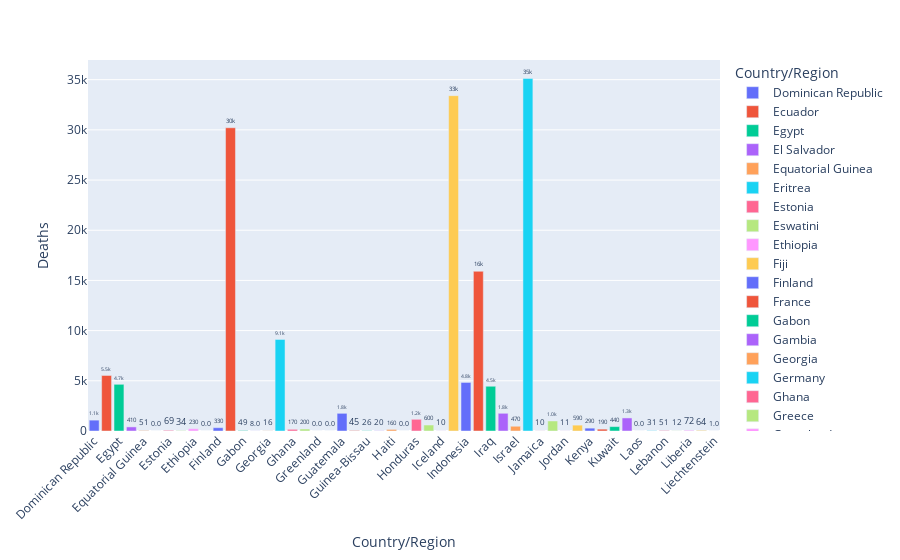

Here is the notebook cell this chart was saved with:
### Markdown cell above
Deaths from next 50 countries

### Code cell
fig1 = px.bar(country_wise[50:101], y='Deaths', x='Country/Region', text='Deaths', color='Country/Region')

# Put bar total value above bars with 2 values of precision
fig1.update_traces(texttemplate='%{text:.2s}', textposition='outside')

# Set fontsize and uniformtext_mode='hide' says to hide the text if it won't fit
fig1.update_layout(uniformtext_minsize=8)

# Rotate labels 45 degrees
fig1.update_layout(xaxis_tickangle=-45)

fig1

### Figure 1 — Plotly figure (JSON) as saved in the notebook; plotly's stock layout.template omitted (floating-point values rounded to 4 significant figures)
{"data": [{"alignmentgroup": "True", "hovertemplate": "Country/Region=%{x}<br>Deaths=%{text}<extra></extra>", "legendgroup": "Dominican Republic", "marker": {"color": "#636efa", "pattern": {"shape": ""}}, "name": "Dominican Republic", "offsetgroup": "Dominican Republic", "orientation": "v", "showlegend": true, "text": [1083], "textposition": "outside", "texttemplate": "%{text:.2s}", "type": "bar", "x": ["Dominican Republic"], "xaxis": "x", "y": [1083], "yaxis": "y"}, {"alignmentgroup": "True", "hovertemplate": "Country/Region=%{x}<br>Deaths=%{text}<extra></extra>", "legendgroup": "Ecuador", "marker": {"color": "#EF553B", "pattern": {"shape": ""}}, "name": "Ecuador", "offsetgroup": "Ecuador", "orientation": "v", "showlegend": true, "text": [5532], "textposition": "outside", "texttemplate": "%{text:.2s}", "type": "bar", "x": ["Ecuador"], "xaxis": "x", "y": [5532], "yaxis": "y"}, {"alignmentgroup": "True", "hovertemplate": "Country/Region=%{x}<br>Deaths=%{text}<extra></extra>", "legendgroup": "Egypt", "marker": {"color": "#00cc96", "pattern": {"shape": ""}}, "name": "Egypt", "offsetgroup": "Egypt", "orientation": "v", "showlegend": true, "text": [4652], "textposition": "outside", "texttemplate": "%{text:.2s}", "type": "bar", "x": ["Egypt"], "xaxis": "x", "y": [4652], "yaxis": "y"}, {"alignmentgroup": "True", "hovertemplate": "Country/Region=%{x}<br>Deaths=%{text}<extra></extra>", "legendgroup": "El Salvador", "marker": {"color": "#ab63fa", "pattern": {"shape": ""}}, "name": "El Salvador", "offsetgroup": "El Salvador", "orientation": "v", "showlegend": true, "text": [408], "textposition": "outside", "texttemplate": "%{text:.2s}", "type": "bar", "x": ["El Salvador"], "xaxis": "x", "y": [408], "yaxis": "y"}, {"alignmentgroup": "True", "hovertemplate": "Country/Region=%{x}<br>Deaths=%{text}<extra></extra>", "legendgroup": "Equatorial Guinea", "marker": {"color": "#FFA15A", "pattern": {"shape": ""}}, "name": "Equatorial Guinea", "offsetgroup": "Equatorial Guinea", "orientation": "v", "showlegend": true, "text": [51], "textposition": "outside", "texttemplate": "%{text:.2s}", "type": "bar", "x": ["Equatorial Guinea"], "xaxis": "x", "y": [51], "yaxis": "y"}, {"alignmentgroup": "True", "hovertemplate": "Country/Region=%{x}<br>Deaths=%{text}<extra></extra>", "legendgroup": "Eritrea", "marker": {"color": "#19d3f3", "pattern": {"shape": ""}}, "name": "Eritrea", "offsetgroup": "Eritrea", "orientation": "v", "showlegend": true, "text": [0], "textposition": "outside", "texttemplate": "%{text:.2s}", "type": "bar", "x": ["Eritrea"], "xaxis": "x", "y": [0], "yaxis": "y"}, {"alignmentgroup": "True", "hovertemplate": "Country/Region=%{x}<br>Deaths=%{text}<extra></extra>", "legendgroup": "Estonia", "marker": {"color": "#FF6692", "pattern": {"shape": ""}}, "name": "Estonia", "offsetgroup": "Estonia", "orientation": "v", "showlegend": true, "text": [69], "textposition": "outside", "texttemplate": "%{text:.2s}", "type": "bar", "x": ["Estonia"], "xaxis": "x", "y": [69], "yaxis": "y"}, {"alignmentgroup": "True", "hovertemplate": "Country/Region=%{x}<br>Deaths=%{text}<extra></extra>", "legendgroup": "Eswatini", "marker": {"color": "#B6E880", "pattern": {"shape": ""}}, "name": "Eswatini", "offsetgroup": "Eswatini", "orientation": "v", "showlegend": true, "text": [34], "textposition": "outside", "texttemplate": "%{text:.2s}", "type": "bar", "x": ["Eswatini"], "xaxis": "x", "y": [34], "yaxis": "y"}, {"alignmentgroup": "True", "hovertemplate": "Country/Region=%{x}<br>Deaths=%{text}<extra></extra>", "legendgroup": "Ethiopia", "marker": {"color": "#FF97FF", "pattern": {"shape": ""}}, "name": "Ethiopia", "offsetgroup": "Ethiopia", "orientation": "v", "showlegend": true, "text": [228], "textposition": "outside", "texttemplate": "%{text:.2s}", "type": "bar", "x": ["Ethiopia"], "xaxis": "x", "y": [228], "yaxis": "y"}, {"alignmentgroup": "True", "hovertemplate": "Country/Region=%{x}<br>Deaths=%{text}<extra></extra>", "legendgroup": "Fiji", "marker": {"color": "#FECB52", "pattern": {"shape": ""}}, "name": "Fiji", "offsetgroup": "Fiji", "orientation": "v", "showlegend": true, "text": [0], "textposition": "outside", "texttemplate": "%{text:.2s}", "type": "bar", "x": ["Fiji"], "xaxis": "x", "y": [0], "yaxis": "y"}, {"alignmentgroup": "True", "hovertemplate": "Country/Region=%{x}<br>Deaths=%{text}<extra></extra>", "legendgroup": "Finland", "marker": {"color": "#636efa", "pattern": {"shape": ""}}, "name": "Finland", "offsetgroup": "Finland", "orientation": "v", "showlegend": true, "text": [329], "textposition": "outside", "texttemplate": "%{text:.2s}", "type": "bar", "x": ["Finland"], "xaxis": "x", "y": [329], "yaxis": "y"}, {"alignmentgroup": "True", "hovertemplate": "Country/Region=%{x}<br>Deaths=%{text}<extra></extra>", "legendgroup": "France", "marker": {"color": "#EF553B", "pattern": {"shape": ""}}, "name": "France", "offsetgroup": "France", "orientation": "v", "showlegend": true, "text": [30212], "textposition": "outside", "texttemplate": "%{text:.2s}", "type": "bar", "x": ["France"], "xaxis": "x", "y": [30212], "yaxis": "y"}, {"alignmentgroup": "True", "hovertemplate": "Country/Region=%{x}<br>Deaths=%{text}<extra></extra>", "legendgroup": "Gabon", "marker": {"color": "#00cc96", "pattern": {"shape": ""}}, "name": "Gabon", "offsetgroup": "Gabon", "orientation": "v", "showlegend": true, "text": [49], "textposition": "outside", "texttemplate": "%{text:.2s}", "type": "bar", "x": ["Gabon"], "xaxis": "x", "y": [49], "yaxis": "y"}, {"alignmentgroup": "True", "hovertemplate": "Country/Region=%{x}<br>Deaths=%{text}<extra></extra>", "legendgroup": "Gambia", "marker": {"color": "#ab63fa", "pattern": {"shape": ""}}, "name": "Gambia", "offsetgroup": "Gambia", "orientation": "v", "showlegend": true, "text": [8], "textposition": "outside", "texttemplate": "%{text:.2s}", "type": "bar", "x": ["Gambia"], "xaxis": "x", "y": [8], "yaxis": "y"}, {"alignmentgroup": "True", "hovertemplate": "Country/Region=%{x}<br>Deaths=%{text}<extra></extra>", "legendgroup": "Georgia", "marker": {"color": "#FFA15A", "pattern": {"shape": ""}}, "name": "Georgia", "offsetgroup": "Georgia", "orientation": "v", "showlegend": true, "text": [16], "textposition": "outside", "texttemplate": "%{text:.2s}", "type": "bar", "x": ["Georgia"], "xaxis": "x", "y": [16], "yaxis": "y"}, {"alignmentgroup": "True", "hovertemplate": "Country/Region=%{x}<br>Deaths=%{text}<extra></extra>", "legendgroup": "Germany", "marker": {"color": "#19d3f3", "pattern": {"shape": ""}}, "name": "Germany", "offsetgroup": "Germany", "orientation": "v", "showlegend": true, "text": [9125], "textposition": "outside", "texttemplate": "%{text:.2s}", "type": "bar", "x": ["Germany"], "xaxis": "x", "y": [9125], "yaxis": "y"}, {"alignmentgroup": "True", "hovertemplate": "Country/Region=%{x}<br>Deaths=%{text}<extra></extra>", "legendgroup": "Ghana", "marker": {"color": "#FF6692", "pattern": {"shape": ""}}, "name": "Ghana", "offsetgroup": "Ghana", "orientation": "v", "showlegend": true, "text": [168], "textposition": "outside", "texttemplate": "%{text:.2s}", "type": "bar", "x": ["Ghana"], "xaxis": "x", "y": [168], "yaxis": "y"}, {"alignmentgroup": "True", "hovertemplate": "Country/Region=%{x}<br>Deaths=%{text}<extra></extra>", "legendgroup": "Greece", "marker": {"color": "#B6E880", "pattern": {"shape": ""}}, "name": "Greece", "offsetgroup": "Greece", "orientation": "v", "showlegend": true, "text": [202], "textposition": "outside", "texttemplate": "%{text:.2s}", "type": "bar", "x": ["Greece"], "xaxis": "x", "y": [202], "yaxis": "y"}, {"alignmentgroup": "True", "hovertemplate": "Country/Region=%{x}<br>Deaths=%{text}<extra></extra>", "legendgroup": "Greenland", "marker": {"color": "#FF97FF", "pattern": {"shape": ""}}, "name": "Greenland", "offsetgroup": "Greenland", "orientation": "v", "showlegend": true, "text": [0], "textposition": "outside", "texttemplate": "%{text:.2s}", "type": "bar", "x": ["Greenland"], "xaxis": "x", "y": [0], "yaxis": "y"}, {"alignmentgroup": "True", "hovertemplate": "Country/Region=%{x}<br>Deaths=%{text}<extra></extra>", "legendgroup": "Grenada", "marker": {"color": "#FECB52", "pattern": {"shape": ""}}, "name": "Grenada", "offsetgroup": "Grenada", "orientation": "v", "showlegend": true, "text": [0], "textposition": "outside", "texttemplate": "%{text:.2s}", "type": "bar", "x": ["Grenada"], "xaxis": "x", "y": [0], "yaxis": "y"}, {"alignmentgroup": "True", "hovertemplate": "Country/Region=%{x}<br>Deaths=%{text}<extra></extra>", "legendgroup": "Guatemala", "marker": {"color": "#636efa", "pattern": {"shape": ""}}, "name": "Guatemala", "offsetgroup": "Guatemala", "orientation": "v", "showlegend": true, "text": [1761], "textposition": "outside", "texttemplate": "%{text:.2s}", "type": "bar", "x": ["Guatemala"], "xaxis": "x", "y": [1761], "yaxis": "y"}, {"alignmentgroup": "True", "hovertemplate": "Country/Region=%{x}<br>Deaths=%{text}<extra></extra>", "legendgroup": "Guinea", "marker": {"color": "#EF553B", "pattern": {"shape": ""}}, "name": "Guinea", "offsetgroup": "Guinea", "orientation": "v", "showlegend": true, "text": [45], "textposition": "outside", "texttemplate": "%{text:.2s}", "type": "bar", "x": ["Guinea"], "xaxis": "x", "y": [45], "yaxis": "y"}, {"alignmentgroup": "True", "hovertemplate": "Country/Region=%{x}<br>Deaths=%{text}<extra></extra>", "legendgroup": "Guinea-Bissau", "marker": {"color": "#00cc96", "pattern": {"shape": ""}}, "name": "Guinea-Bissau", "offsetgroup": "Guinea-Bissau", "orientation": "v", "showlegend": true, "text": [26], "textposition": "outside", "texttemplate": "%{text:.2s}", "type": "bar", "x": ["Guinea-Bissau"], "xaxis": "x", "y": [26], "yaxis": "y"}, {"alignmentgroup": "True", "hovertemplate": "Country/Region=%{x}<br>Deaths=%{text}<extra></extra>", "legendgroup": "Guyana", "marker": {"color": "#ab63fa", "pattern": {"shape": ""}}, "name": "Guyana", "offsetgroup": "Guyana", "orientation": "v", "showlegend": true, "text": [20], "textposition": "outside", "texttemplate": "%{text:.2s}", "type": "bar", "x": ["Guyana"], "xaxis": "x", "y": [20], "yaxis": "y"}, {"alignmentgroup": "True", "hovertemplate": "Country/Region=%{x}<br>Deaths=%{text}<extra></extra>", "legendgroup": "Haiti", "marker": {"color": "#FFA15A", "pattern": {"shape": ""}}, "name": "Haiti", "offsetgroup": "Haiti", "orientation": "v", "showlegend": true, "text": [158], "textposition": "outside", "texttemplate": "%{text:.2s}", "type": "bar", "x": ["Haiti"], "xaxis": "x", "y": [158], "yaxis": "y"}, {"alignmentgroup": "True", "hovertemplate": "Country/Region=%{x}<br>Deaths=%{text}<extra></extra>", "legendgroup": "Holy See", "marker": {"color": "#19d3f3", "pattern": {"shape": ""}}, "name": "Holy See", "offsetgroup": "Holy See", "orientation": "v", "showlegend": true, "text": [0], "textposition": "outside", "texttemplate": "%{text:.2s}", "type": "bar", "x": ["Holy See"], "xaxis": "x", "y": [0], "yaxis": "y"}, {"alignmentgroup": "True", "hovertemplate": "Country/Region=%{x}<br>Deaths=%{text}<extra></extra>", "legendgroup": "Honduras", "marker": {"color": "#FF6692", "pattern": {"shape": ""}}, "name": "Honduras", "offsetgroup": "Honduras", "orientation": "v", "showlegend": true, "text": [1166], "textposition": "outside", "texttemplate": "%{text:.2s}", "type": "bar", "x": ["Honduras"], "xaxis": "x", "y": [1166], "yaxis": "y"}, {"alignmentgroup": "True", "hovertemplate": "Country/Region=%{x}<br>Deaths=%{text}<extra></extra>", "legendgroup": "Hungary", "marker": {"color": "#B6E880", "pattern": {"shape": ""}}, "name": "Hungary", "offsetgroup": "Hungary", "orientation": "v", "showlegend": true, "text": [596], "textposition": "outside", "texttemplate": "%{text:.2s}", "type": "bar", "x": ["Hungary"], "xaxis": "x", "y": [596], "yaxis": "y"}, {"alignmentgroup": "True", "hovertemplate": "Country/Region=%{x}<br>Deaths=%{text}<extra></extra>", "legendgroup": "Iceland", "marker": {"color": "#FF97FF", "pattern": {"shape": ""}}, "name": "Iceland", "offsetgroup": "Iceland", "orientation": "v", "showlegend": true, "text": [10], "textposition": "outside", "texttemplate": "%{text:.2s}", "type": "bar", "x": ["Iceland"], "xaxis": "x", "y": [10], "yaxis": "y"}, {"alignmentgroup": "True", "hovertemplate": "Country/Region=%{x}<br>Deaths=%{text}<extra></extra>", "legendgroup": "India", "marker": {"color": "#FECB52", "pattern": {"shape": ""}}, "name": "India", "offsetgroup": "India", "orientation": "v", "showlegend": true, "text": [33408], "textposition": "outside", "texttemplate": "%{text:.2s}", "type": "bar", "x": ["India"], "xaxis": "x", "y": [33408], "yaxis": "y"}, {"alignmentgroup": "True", "hovertemplate": "Country/Region=%{x}<br>Deaths=%{text}<extra></extra>", "legendgroup": "Indonesia", "marker": {"color": "#636efa", "pattern": {"shape": ""}}, "name": "Indonesia", "offsetgroup": "Indonesia", "orientation": "v", "showlegend": true, "text": [4838], "textposition": "outside", "texttemplate": "%{text:.2s}", "type": "bar", "x": ["Indonesia"], "xaxis": "x", "y": [4838], "yaxis": "y"}, {"alignmentgroup": "True", "hovertemplate": "Country/Region=%{x}<br>Deaths=%{text}<extra></extra>", "legendgroup": "Iran", "marker": {"color": "#EF553B", "pattern": {"shape": ""}}, "name": "Iran", "offsetgroup": "Iran", "orientation": "v", "showlegend": true, "text": [15912], "textposition": "outside", "texttemplate": "%{text:.2s}", "type": "bar", "x": ["Iran"], "xaxis": "x", "y": [15912], "yaxis": "y"}, {"alignmentgroup": "True", "hovertemplate": "Country/Region=%{x}<br>Deaths=%{text}<extra></extra>", "legendgroup": "Iraq", "marker": {"color": "#00cc96", "pattern": {"shape": ""}}, "name": "Iraq", "offsetgroup": "Iraq", "orientation": "v", "showlegend": true, "text": [4458], "textposition": "outside", "texttemplate": "%{text:.2s}", "type": "bar", "x": ["Iraq"], "xaxis": "x", "y": [4458], "yaxis": "y"}, {"alignmentgroup": "True", "hovertemplate": "Country/Region=%{x}<br>Deaths=%{text}<extra></extra>", "legendgroup": "Ireland", "marker": {"color": "#ab63fa", "pattern": {"shape": ""}}, "name": "Ireland", "offsetgroup": "Ireland", "orientation": "v", "showlegend": true, "text": [1764], "textposition": "outside", "texttemplate": "%{text:.2s}", "type": "bar", "x": ["Ireland"], "xaxis": "x", "y": [1764], "yaxis": "y"}, {"alignmentgroup": "True", "hovertemplate": "Country/Region=%{x}<br>Deaths=%{text}<extra></extra>", "legendgroup": "Israel", "marker": {"color": "#FFA15A", "pattern": {"shape": ""}}, "name": "Israel", "offsetgroup": "Israel", "orientation": "v", "showlegend": true, "text": [474], "textposition": "outside", "texttemplate": "%{text:.2s}", "type": "bar", "x": ["Israel"], "xaxis": "x", "y": [474], "yaxis": "y"}, {"alignmentgroup": "True", "hovertemplate": "Country/Region=%{x}<br>Deaths=%{text}<extra></extra>", "legendgroup": "Italy", "marker": {"color": "#19d3f3", "pattern": {"shape": ""}}, "name": "Italy", "offsetgroup": "Italy", "orientation": "v", "showlegend": true, "text": [35112], "textposition": "outside", "texttemplate": "%{text:.2s}", "type": "bar", "x": ["Italy"], "xaxis": "x", "y": [35112], "yaxis": "y"}, {"alignmentgroup": "True", "hovertemplate": "Country/Region=%{x}<br>Deaths=%{text}<extra></extra>", "legendgroup": "Jamaica", "marker": {"color": "#FF6692", "pattern": {"shape": ""}}, "name": "Jamaica", "offsetgroup": "Jamaica", "orientation": "v", "showlegend": true, "text": [10], "textposition": "outside", "texttemplate": "%{text:.2s}", "type": "bar", "x": ["Jamaica"], "xaxis": "x", "y": [10], "yaxis": "y"}, {"alignmentgroup": "True", "hovertemplate": "Country/Region=%{x}<br>Deaths=%{text}<extra></extra>", "legendgroup": "Japan", "marker": {"color": "#B6E880", "pattern": {"shape": ""}}, "name": "Japan", "offsetgroup": "Japan", "orientation": "v", "showlegend": true, "text": [998], "textposition": "outside", "texttemplate": "%{text:.2s}", "type": "bar", "x": ["Japan"], "xaxis": "x", "y": [998], "yaxis": "y"}, {"alignmentgroup": "True", "hovertemplate": "Country/Region=%{x}<br>Deaths=%{text}<extra></extra>", "legendgroup": "Jordan", "marker": {"color": "#FF97FF", "pattern": {"shape": ""}}, "name": "Jordan", "offsetgroup": "Jordan", "orientation": "v", "showlegend": true, "text": [11], "textposition": "outside", "texttemplate": "%{text:.2s}", "type": "bar", "x": ["Jordan"], "xaxis": "x", "y": [11], "yaxis": "y"}, {"alignmentgroup": "True", "hovertemplate": "Country/Region=%{x}<br>Deaths=%{text}<extra></extra>", "legendgroup": "Kazakhstan", "marker": {"color": "#FECB52", "pattern": {"shape": ""}}, "name": "Kazakhstan", "offsetgroup": "Kazakhstan", "orientation": "v", "showlegend": true, "text": [585], "textposition": "outside", "texttemplate": "%{text:.2s}", "type": "bar", "x": ["Kazakhstan"], "xaxis": "x", "y": [585], "yaxis": "y"}, {"alignmentgroup": "True", "hovertemplate": "Country/Region=%{x}<br>Deaths=%{text}<extra></extra>", "legendgroup": "Kenya", "marker": {"color": "#636efa", "pattern": {"shape": ""}}, "name": "Kenya", "offsetgroup": "Kenya", "orientation": "v", "showlegend": true, "text": [285], "textposition": "outside", "texttemplate": "%{text:.2s}", "type": "bar", "x": ["Kenya"], "xaxis": "x", "y": [285], "yaxis": "y"}, {"alignmentgroup": "True", "hovertemplate": "Country/Region=%{x}<br>Deaths=%{text}<extra></extra>", "legendgroup": "Kosovo", "marker": {"color": "#EF553B", "pattern": {"shape": ""}}, "name": "Kosovo", "offsetgroup": "Kosovo", "orientation": "v", "showlegend": true, "text": [185], "textposition": "outside", "texttemplate": "%{text:.2s}", "type": "bar", "x": ["Kosovo"], "xaxis": "x", "y": [185], "yaxis": "y"}, {"alignmentgroup": "True", "hovertemplate": "Country/Region=%{x}<br>Deaths=%{text}<extra></extra>", "legendgroup": "Kuwait", "marker": {"color": "#00cc96", "pattern": {"shape": ""}}, "name": "Kuwait", "offsetgroup": "Kuwait", "orientation": "v", "showlegend": true, "text": [438], "textposition": "outside", "texttemplate": "%{text:.2s}", "type": "bar", "x": ["Kuwait"], "xaxis": "x", "y": [438], "yaxis": "y"}, {"alignmentgroup": "True", "hovertemplate": "Country/Region=%{x}<br>Deaths=%{text}<extra></extra>", "legendgroup": "Kyrgyzstan", "marker": {"color": "#ab63fa", "pattern": {"shape": ""}}, "name": "Kyrgyzstan", "offsetgroup": "Kyrgyzstan", "orientation": "v", "showlegend": true, "text": [1301], "textposition": "outside", "texttemplate": "%{text:.2s}", "type": "bar", "x": ["Kyrgyzstan"], "xaxis": "x", "y": [1301], "yaxis": "y"}, {"alignmentgroup": "True", "hovertemplate": "Country/Region=%{x}<br>Deaths=%{text}<extra></extra>", "legendgroup": "Laos", "marker": {"color": "#FFA15A", "pattern": {"shape": ""}}, "name": "Laos", "offsetgroup": "Laos", "orientation": "v", "showlegend": true, "text": [0], "textposition": "outside", "texttemplate": "%{text:.2s}", "type": "bar", "x": ["Laos"], "xaxis": "x", "y": [0], "yaxis": "y"}, {"alignmentgroup": "True", "hovertemplate": "Country/Region=%{x}<br>Deaths=%{text}<extra></extra>", "legendgroup": "Latvia", "marker": {"color": "#19d3f3", "pattern": {"shape": ""}}, "name": "Latvia", "offsetgroup": "Latvia", "orientation": "v", "showlegend": true, "text": [31], "textposition": "outside", "texttemplate": "%{text:.2s}", "type": "bar", "x": ["Latvia"], "xaxis": "x", "y": [31], "yaxis": "y"}, {"alignmentgroup": "True", "hovertemplate": "Country/Region=%{x}<br>Deaths=%{text}<extra></extra>", "legendgroup": "Lebanon", "marker": {"color": "#FF6692", "pattern": {"shape": ""}}, "name": "Lebanon", "offsetgroup": "Lebanon", "orientation": "v", "showlegend": true, "text": [51], "textposition": "outside", "texttemplate": "%{text:.2s}", "type": "bar", "x": ["Lebanon"], "xaxis": "x", "y": [51], "yaxis": "y"}, {"alignmentgroup": "True", "hovertemplate": "Country/Region=%{x}<br>Deaths=%{text}<extra></extra>", "legendgroup": "Lesotho", "marker": {"color": "#B6E880", "pattern": {"shape": ""}}, "name": "Lesotho", "offsetgroup": "Lesotho", "orientation": "v", "showlegend": true, "text": [12], "textposition": "outside", "texttemplate": "%{text:.2s}", "type": "bar", "x": ["Lesotho"], "xaxis": "x", "y": [12], "yaxis": "y"}, {"alignmentgroup": "True", "hovertemplate": "Country/Region=%{x}<br>Deaths=%{text}<extra></extra>", "legendgroup": "Liberia", "marker": {"color": "#FF97FF", "pattern": {"shape": ""}}, "name": "Liberia", "offsetgroup": "Liberia", "orientation": "v", "showlegend": true, "text": [72], "textposition": "outside", "texttemplate": "%{text:.2s}", "type": "bar", "x": ["Liberia"], "xaxis": "x", "y": [72], "yaxis": "y"}, {"alignmentgroup": "True", "hovertemplate": "Country/Region=%{x}<br>Deaths=%{text}<extra></extra>", "legendgroup": "Libya", "marker": {"color": "#FECB52", "pattern": {"shape": ""}}, "name": "Libya", "offsetgroup": "Libya", "orientation": "v", "showlegend": true, "text": [64], "textposition": "outside", "texttemplate": "%{text:.2s}", "type": "bar", "x": ["Libya"], "xaxis": "x", "y": [64], "yaxis": "y"}, {"alignmentgroup": "True", "hovertemplate": "Country/Region=%{x}<br>Deaths=%{text}<extra></extra>", "legendgroup": "Liechtenstein", "marker": {"color": "#636efa", "pattern": {"shape": ""}}, "name": "Liechtenstein", "offsetgroup": "Liechtenstein", "orientation": "v", "showlegend": true, "text": [1], "textposition": "outside", "texttemplate": "%{text:.2s}", "type": "bar", "x": ["Liechtenstein"], "xaxis": "x", "y": [1], "yaxis": "y"}], "layout": {"barmode": "relative", "legend": {"title": {"text": "Country/Region"}, "tracegroupgap": 0}, "margin": {"t": 60}, "uniformtext": {"minsize": 8}, "xaxis": {"anchor": "y", "categoryarray": ["Dominican Republic", "Ecuador", "Egypt", "El Salvador", "Equatorial Guinea", "Eritrea", "Estonia", "Eswatini", "Ethiopia", "Fiji", "Finland", "France", "Gabon", "Gambia", "Georgia", "Germany", "Ghana", "Greece", "Greenland", "Grenada", "Guatemala", "Guinea", "Guinea-Bissau", "Guyana", "Haiti", "Holy See", "Honduras", "Hungary", "Iceland", "India", "Indonesia", "Iran", "Iraq", "Ireland", "Israel", "Italy", "Jamaica", "Japan", "Jordan", "Kazakhstan", "Kenya", "Kosovo", "Kuwait", "Kyrgyzstan", "Laos", "Latvia", "Lebanon", "Lesotho", "Liberia", "Libya", "Liechtenstein"], "categoryorder": "array", "domain": [0, 1], "tickangle": -45, "title": {"text": "Country/Region"}}, "yaxis": {"anchor": "x", "domain": [0, 1], "title": {"text": "Deaths"}}}}
